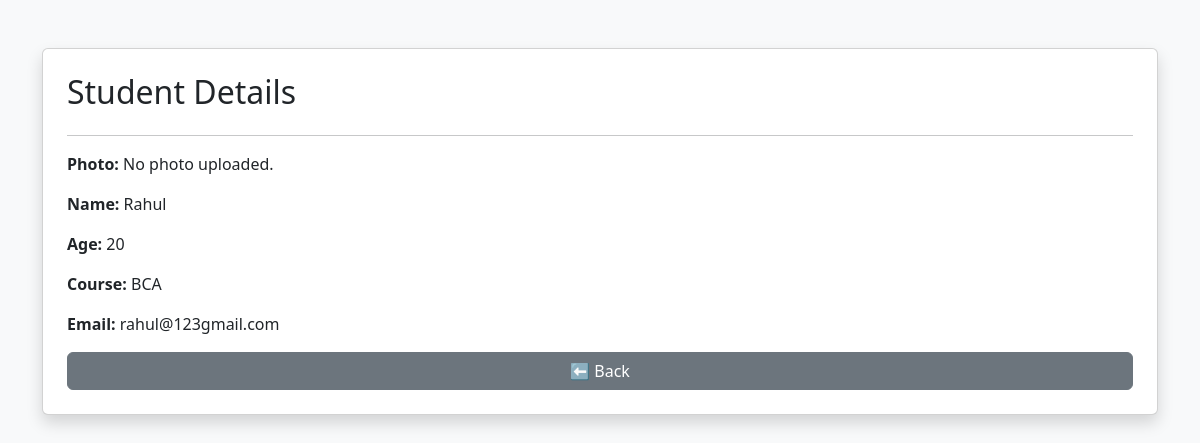
Page /details/2/ on the committed database.
### students/models.py (models this page shows, shortened)
class Student(models.Model):
    name = models.CharField(max_length=100)
    age = models.IntegerField()
    course = models.CharField(max_length=100)
    email = models.EmailField()
    photo = models.ImageField(upload_to='students/', blank=True, null=True)

### students/views.py (the view)
# urls.py: path('details/<int:id>/', views.student_details, name='student_details'),
def student_details(request, id):
    student = get_object_or_404(Student, id=id)
    return render(request, "student_details.html", {"student": student})

### students/templates/student_details.html (shortened to what this page needs)
<!DOCTYPE html>
<html>
<head>
    <link href="https://cdn.jsdelivr.net/npm/bootstrap@5.3.7/dist/css/bootstrap.min.css" rel="stylesheet">
</head>
<body class="bg-light">
<div class="container mt-5">
    <div class="card shadow p-4">
        <h2>Student Details</h2>
        <hr>
        {% if student.photo %}
            <img src="{{ student.photo.url }}" width="200" class="img-thumbnail mb-3">
        {% else %}
            <p><strong>Photo:</strong> No photo uploaded.</p>
        {% endif %}
        <p><strong>Name:</strong> {{ student.name }}</p>
        <p><strong>Age:</strong> {{ student.age }}</p>
        <p><strong>Course:</strong> {{ student.course }}</p>
        <p><strong>Email:</strong> {{ student.email }}</p>
        <a href="/" class="btn btn-secondary">⬅ Back</a>
    </div>
</div>
</body>
</html>
</html>

### rows in the picture
Student: name "Rahul", age "20", course "BCA", email "rahul@123gmail.com"
